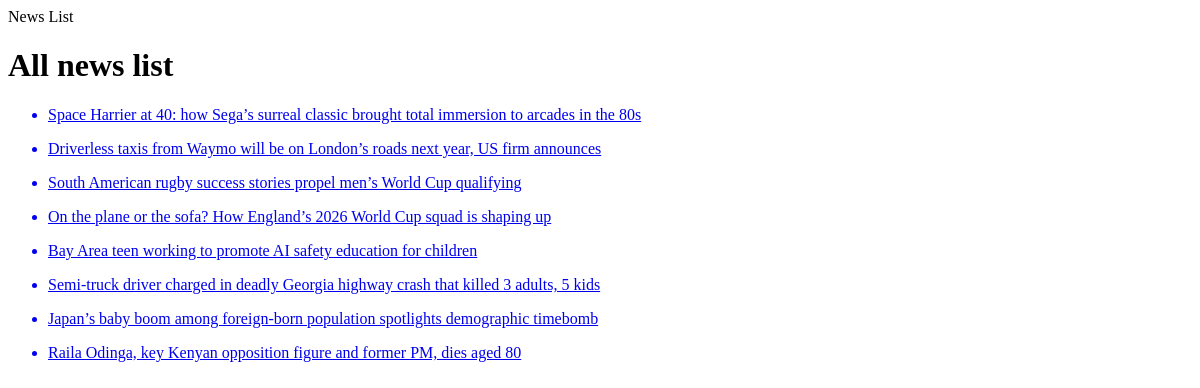
The app's page /all-news/, older data.
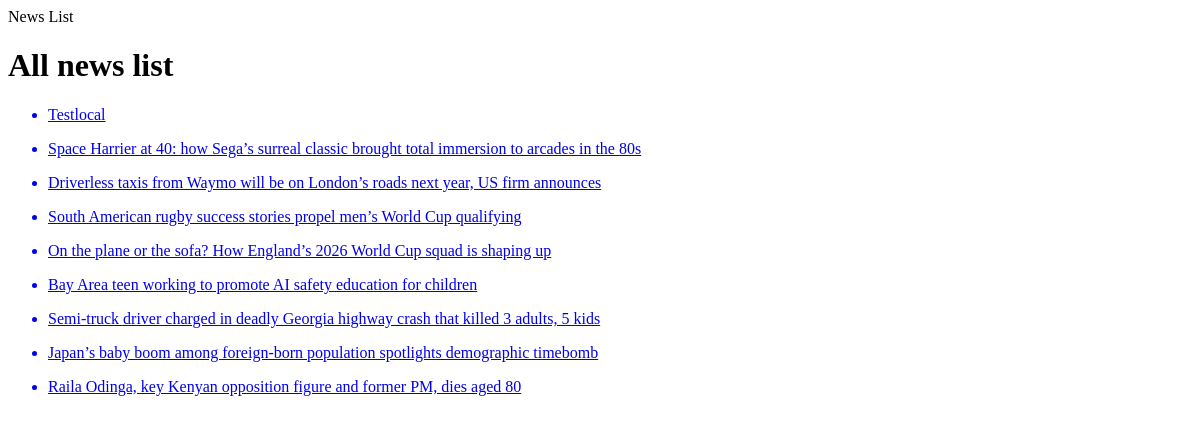
The same page, newer data.
### news_app/models.py (models this page shows, shortened)
class News(models.Model):
    class Status(models.TextChoices):
        Draft = 'Dr','Draft'
        Published = 'Pb','Published'
    title = models.CharField(max_length=250)
    slug = models.SlugField(max_length=250)
    body = models.TextField()
    image = models.ImageField(upload_to='news/images')
    category = models.ForeignKey(Category,
                                 on_delete=models.CASCADE)
    publish_time=models.DateTimeField(default=timezone.now)
    created_time=models.DateTimeField(auto_now_add=True)
    updated_time=models.DateTimeField(auto_now=True)
    status = models.CharField(max_length=2,choices=Status.choices, default=Status.Draft)
    objects = models.Manager()
    published = PublishedManager()
    class Meta:
        ordering = ['-publish_time']

### news_app/views.py (the view)
# urls.py: path('all-news/', news_list, name='news_list'),
def news_list(request):
    news_all = News.objects.filter()
    news_all=News.published.all()
    context = {'news_all':news_all}
    return render(request,"news/news_list.html", context=context)

### news_app/context_processor.py (called while the page is built)
def latest_news(request):
    category_news = Category.objects.all()
    latest_news = News.published.all().order_by('-publish_time')[:10]
    context = {"latest_news": latest_news, "category_news": category_news}
    return context

### news_app/models.py (called while the page is built)
    def get_queryset(self):
        return super().get_queryset().filter(status=News.Status.Published)

### templates/news/news_list.html (shortened to what this page needs)
<!DOCTYPE html>
<html lang="en">
<head>
</head>
<h1>All news list</h1>
    {% for news in news_all %}
        <a href="{% url "news_detail" news.id %}">
        <ul><li>{{ news.title }}</li></ul>
        </a>
    {% endfor %}
</body>
</html>

Row changes from the older to the newer data that the page shows:
added News: title "Testlocal"
